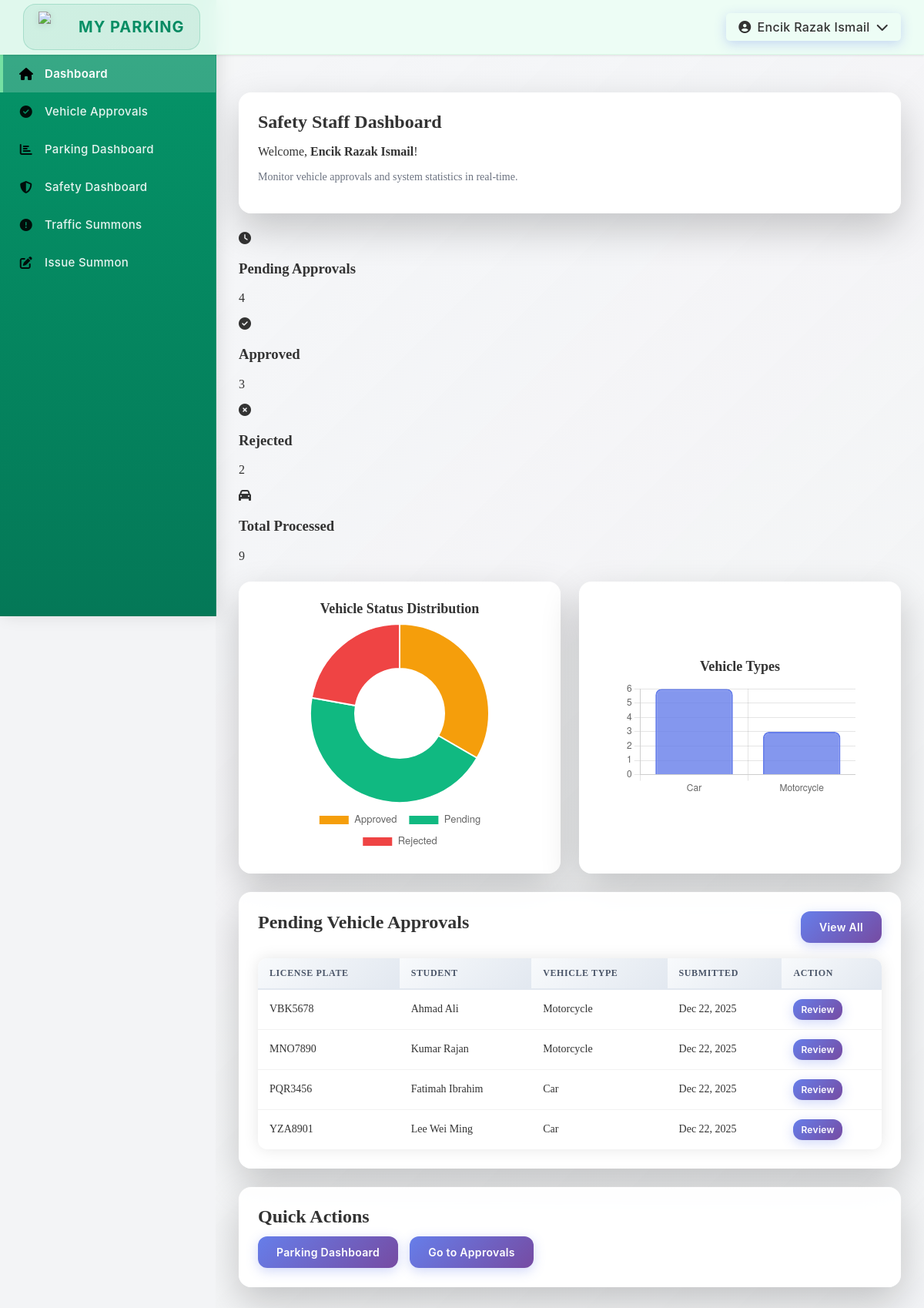
Page /staff.php (signed in) on the committed database.
### tables this page shows
CREATE TABLE Vehicle (
    vehicle_ID INT PRIMARY KEY AUTO_INCREMENT,
    user_ID VARCHAR(10) NOT NULL,
    vehicle_type VARCHAR(30) NOT NULL,
    vehicle_model VARCHAR(50) NULL,
    license_plate VARCHAR(15) NOT NULL,
    grant_document LONGBLOB NULL,
    grant_status VARCHAR(20) NOT NULL,
    rejection_reason TEXT NULL,
    created_at DATETIME NOT NULL DEFAULT CURRENT_TIMESTAMP,
    FOREIGN KEY (user_ID) REFERENCES User(user_ID) ON DELETE CASCADE ON UPDATE CASCADE
);

CREATE TABLE User (
    user_ID VARCHAR(10) PRIMARY KEY,
    username VARCHAR(20) NOT NULL,
    email VARCHAR(50) NOT NULL,
    phone_number VARCHAR(20) NULL,
    password VARCHAR(255) NOT NULL,
    user_type VARCHAR(20) NOT NULL,
    reset_token_hash VARCHAR(255) NULL,
    reset_expires_at DATETIME NULL,
    created_at DATETIME NOT NULL DEFAULT CURRENT_TIMESTAMP,
    updated_at DATETIME NOT NULL DEFAULT CURRENT_TIMESTAMP ON UPDATE CURRENT_TIMESTAMP
);

### module01/auth.php (called while the page is built, shortened)
<?php
function appUrl($path) {
    return APP_BASE_PATH . '/module01' . $path;
}
function currentUser() {
    return [
        'user_id' => $_SESSION['user_id'] ?? null,
        'username' => $_SESSION['username'] ?? null,
        'email' => $_SESSION['email'] ?? null,
        'user_type' => $_SESSION['user_type'] ?? null,
    ];
}
?>

### database/db_config.php (called while the page is built, shortened)
<?php
function getDB() {
    try {
        $dsn = "mysql:host=" . DB_HOST . ";dbname=" . DB_NAME . ";charset=utf8mb4";
        $pdo = new PDO($dsn, DB_USER, DB_PASS);
        $pdo->setAttribute(PDO::ATTR_ERRMODE, PDO::ERRMODE_EXCEPTION);
        $pdo->setAttribute(PDO::ATTR_DEFAULT_FETCH_MODE, PDO::FETCH_ASSOC);
        return $pdo;
    } catch(PDOException $e) {
        die("Connection failed: " . $e->getMessage());
    }
}
function getUserById($user_id) {
    $db = getDB();
    $sql = "SELECT * FROM User WHERE user_ID = :user_id";
    $stmt = $db->prepare($sql);
    $stmt->execute([':user_id' => $user_id]);
    return $stmt->fetch();
}
function getPendingVehicles(array $filters = []) {
    $db = getDB();
    $sql = "SELECT v.*, u.username, u.user_ID AS owner_id, u.email
            FROM Vehicle v
            JOIN User u ON v.user_ID = u.user_ID
            WHERE v.grant_status = 'Pending'";
    $params = [];
    $sql .= " ORDER BY v.created_at DESC";
    $stmt = $db->prepare($sql);
    $stmt->execute($params);
    return $stmt->fetchAll();
}
function getApprovedVehicles() {
    $db = getDB();
    $sql = "SELECT * FROM Vehicle WHERE grant_status = 'Approved' ORDER BY created_at DESC";
    $stmt = $db->query($sql);
    return $stmt->fetchAll();
}
function getRejectedVehicles() {
    $db = getDB();
    $sql = "SELECT * FROM Vehicle WHERE grant_status = 'Rejected' ORDER BY created_at DESC";
    $stmt = $db->query($sql);
    return $stmt->fetchAll();
}
?>

### staff.php (the view, shortened to what this page needs)
<?php
require_once __DIR__ . '/module01/auth.php';
require_once __DIR__ . '/layout.php';
require_once __DIR__ . '/database/db_config.php';
$user = currentUser();
$pendingVehicles = getPendingVehicles();
$approvedVehicles = getApprovedVehicles();
$rejectedVehicles = getRejectedVehicles();
$stats = [
    'pending' => count($pendingVehicles),
    'approved' => count($approvedVehicles),
    'rejected' => count($rejectedVehicles),
    'total_approvals' => count($approvedVehicles) + count($pendingVehicles) + count($rejectedVehicles)
];
$db = getDB();
$typeQuery = $db->query("
    SELECT vehicle_type, COUNT(*) as count
    FROM Vehicle
    GROUP BY vehicle_type
");
$vehicleTypes = $typeQuery->fetchAll(PDO::FETCH_ASSOC);
$statusQuery = $db->query("
    SELECT grant_status, COUNT(*) as count
    FROM Vehicle
    GROUP BY grant_status
");
$vehicleStatuses = $statusQuery->fetchAll(PDO::FETCH_ASSOC);
renderHeader('Safety Staff Dashboard');
?>
<div class="card">
    <h2>Safety Staff Dashboard</h2>
    <p>Welcome, <strong><?php echo htmlspecialchars($user['username']); ?></strong>!</p>
    <p style="color: #6b7280; font-size: 14px;">Monitor vehicle approvals and system statistics in real-time.</p>
</div>
<div class="stats-grid" style="margin-top: 24px;">
    <div class="stat-card pending">
        <div class="stat-icon">
            <i class="fas fa-clock"></i>
        </div>
        <div class="stat-content">
            <h3>Pending Approvals</h3>
            <p class="stat-number"><?php echo $stats['pending']; ?></p>
        </div>
    </div>
    <div class="stat-card approved">
        <div class="stat-icon">
            <i class="fas fa-check-circle"></i>
        </div>
        <div class="stat-content">
            <h3>Approved</h3>
            <p class="stat-number"><?php echo $stats['approved']; ?></p>
        </div>
    </div>
    <div class="stat-card rejected">
        <div class="stat-icon">
            <i class="fas fa-times-circle"></i>
        </div>
        <div class="stat-content">
            <h3>Rejected</h3>
            <p class="stat-number"><?php echo $stats['rejected']; ?></p>
        </div>
    </div>
    <div class="stat-card total">
        <div class="stat-icon">
            <i class="fas fa-car"></i>
        </div>
        <div class="stat-content">
            <h3>Total Processed</h3>
            <p class="stat-number"><?php echo $stats['total_approvals']; ?></p>
        </div>
    </div>
</div>
<div class="grid" style="margin-top: 24px; grid-template-columns: repeat(auto-fit, minmax(400px, 1fr)); gap: 24px;">
    <div class="card">
        <h3 style="margin-bottom: 20px;">Vehicle Status Distribution</h3>
        <div class="chart-container">
            <canvas id="statusChart"></canvas>
        </div>
    </div>
    <div class="card">
        <h3 style="margin-bottom: 20px;">Vehicle Types</h3>
        <div class="chart-container">
            <canvas id="typeChart"></canvas>
        </div>
    </div>
</div>
<div class="card" style="margin-top: 24px;">
    <div style="display: flex; justify-content: space-between; align-items: center; margin-bottom: 16px;">
        <h2>Pending Vehicle Approvals</h2>
        <a href="<?php echo appUrl('/safety/vehicle-approvals.php'); ?>" class="btn">View All</a>
    </div>
    <?php if ($pendingVehicles): ?>
        <table>
            <thead>
                <tr>
                    <th>License Plate</th>
                    <th>Student</th>
                    <th>Vehicle Type</th>
                    <th>Submitted</th>
                    <th>Action</th>
                </tr>
            </thead>
            <tbody>
                <?php
                $displayVehicles = array_slice($pendingVehicles, 0, 5);
                foreach ($displayVehicles as $vehicle):
                    $student = getUserById($vehicle['user_ID']);
                ?>
                    <tr>
                        <td><?php echo htmlspecialchars($vehicle['license_plate']); ?></td>
                        <td><?php echo htmlspecialchars($student['username'] ?? 'N/A'); ?></td>
                        <td><?php echo htmlspecialchars($vehicle['vehicle_type']); ?></td>
                        <td><?php echo date('M d, Y', strtotime($vehicle['created_at'])); ?></td>
                        <td>
                            <a href="<?php echo appUrl('/safety/vehicle-approvals.php?id=' . $vehicle['vehicle_ID']); ?>" class="btn" style="font-size: 12px; padding: 6px 10px;">Review</a>
                        </td>
                    </tr>
                <?php endforeach; ?>
            </tbody>
        </table>
    <?php else: ?>
        <p style="text-align: center; color: #6b7280; padding: 20px;">No pending vehicle approvals. All caught up!</p>
    <?php endif; ?>
</div>
<div class="card" style="margin-top: 24px;">
    <h2>Quick Actions</h2>
    <div class="actions">
        <a href="<?php echo APP_BASE_PATH . '/module02/admin/parkingDashboard.php'; ?>" class="btn">Parking Dashboard</a>
        <a href="<?php echo appUrl('/safety/vehicle-approvals.php'); ?>" class="btn">Go to Approvals</a>
    </div>
</div>
<script>
// Vehicle Status Chart
const statusCtx = document.getElementById('statusChart').getContext('2d');
const statusChart = new Chart(statusCtx, {
    type: 'doughnut',
    data: {
        labels: [<?php echo implode(',', array_map(function($s) { return "'" . $s['grant_status'] . "'"; }, $vehicleStatuses)); ?>],
        datasets: [{
            data: [<?php echo implode(',', array_column($vehicleStatuses, 'count')); ?>],
            backgroundColor: [
                '#f59e0b',  // Pending - amber
                '#10b981',  // Approved - green
                '#ef4444'   // Rejected - red
            ],
            borderWidth: 2,
            borderColor: '#fff'
        }]
    },
    options: {
        responsive: true,
        maintainAspectRatio: true,
        plugins: {
            legend: {
                position: 'bottom',
                labels: {
                    padding: 15,
                    font: {
                        size: 13
                    }
                }
            },
            tooltip: {
                callbacks: {
                    label: function(context) {
                        const label = context.label || '';
                        const value = context.parsed || 0;
                        const total = context.dataset.data.reduce((a, b) => a + b, 0);
                        const percentage = ((value / total) * 100).toFixed(1);
                        return `${label}: ${value} (${percentage}%)`;
                    }
                }
            }
        }
    }
});
// Vehicle Type Chart
const typeCtx = document.getElementById('typeChart').getContext('2d');
const typeChart = new Chart(typeCtx, {
    type: 'bar',
    data: {
        labels: [<?php echo implode(',', array_map(function($t) { return "'" . $t['vehicle_type'] . "'"; }, $vehicleTypes)); ?>],
        datasets: [{
            label: 'Number of Vehicles',
            data: [<?php echo implode(',', array_column($vehicleTypes, 'count')); ?>],
            backgroundColor: 'rgba(102, 126, 234, 0.8)',
            borderColor: 'rgba(102, 126, 234, 1)',
            borderWidth: 2,
            borderRadius: 8
        }]
    },
    options: {
        responsive: true,
        maintainAspectRatio: true,
        scales: {
            y: {
                beginAtZero: true,
                ticks: {
                    stepSize: 1
                }
            }
        },
        plugins: {
            legend: {
                display: false
            },
            tooltip: {
                callbacks: {
                    label: function(context) {
                        return `Vehicles: ${context.parsed.y}`;
                    }
                }
            }
        }
    }
});
</script>
<?php renderFooter(); ?>

### layout.php (shortened to what this page needs)
<?php
require_once __DIR__ . '/module01/auth.php';
function renderHeader($title = 'MyParking') {
    $user = currentUser();
    $role = $user['user_type'] ?? '';
    $bodyClass = '';
    if ($role === 'student') {
        $bodyClass = 'user-theme';
    } elseif ($role === 'fk_staff') {
        $bodyClass = 'admin-theme';
    } elseif ($role === 'safety_staff') {
        $bodyClass = 'staff-theme';
    }
    $currentPage = basename($_SERVER['PHP_SELF']);
    $currentPath = $_SERVER['REQUEST_URI'];
    function isActive($pageName, $currentPage, $currentPath = '') {
        if ($currentPage === $pageName) {
            return 'active';
        }
        return '';
    }
    ?>
    <!DOCTYPE html>
    <html lang="en">
    <head>
        <link rel="stylesheet" href="https://cdnjs.cloudflare.com/ajax/libs/font-awesome/6.4.2/css/all.min.css">
        <link rel="stylesheet" href="<?php echo APP_BASE_PATH . '/fonts/style.css'; ?>">
        <link rel="stylesheet" href="<?php echo APP_BASE_PATH . '/module01/module01.css'; ?>">
    </head>
    <body class="<?php echo htmlspecialchars($bodyClass); ?>">
        <div class="sidebar" id="sidebar">
            <nav class="sidebar-nav">
                <?php if ($role === 'student'): ?>
                    <a href="<?php echo htmlspecialchars(APP_BASE_PATH . '/user.php'); ?>" class="<?php echo isActive('user.php', $currentPage, $currentPath); ?>">
                        <i class="fas fa-home"></i> Dashboard
                    </a>
                    <a href="<?php echo appUrl('/student/vehicles.php'); ?>" class="<?php echo isActive('vehicles.php', $currentPage, $currentPath); ?>">
                        <i class="fas fa-car"></i> Vehicles
                    </a>
                    <a href="<?php echo APP_BASE_PATH . '/module03/student/parking_booking.php'; ?>" class="<?php echo isActive('parking_booking.php', $currentPage, $currentPath); ?>">
                        <i class="fas fa-calendar-check"></i> Parking Booking
                    </a>
                    <a href="<?php echo APP_BASE_PATH . '/module02/student/parkingAvailability.php'; ?>" class="<?php echo isActive('parkingAvailability.php', $currentPage, $currentPath); ?>">
                        <i class="fas fa-chart-bar"></i> Parking Availability
                    </a>
                    <a href="<?php echo APP_BASE_PATH . '/module03/student/my_bookings.php'; ?>" class="<?php echo isActive('my_bookings.php', $currentPage, $currentPath); ?>">
                        <i class="fas fa-clipboard-list"></i> My Bookings
                    </a>
                    <a href="<?php echo APP_BASE_PATH . '/module04/student/my_summons.php'; ?>" class="<?php echo isActive('my_summons.php', $currentPage, $currentPath); ?>">
                        <i class="fas fa-file-invoice"></i> My Summons
                    </a>
                    <a href="<?php echo APP_BASE_PATH . '/module04/student/demerit_points.php'; ?>" class="<?php echo isActive('demerit_points.php', $currentPage, $currentPath); ?>">
                        <i class="fas fa-exclamation-triangle"></i> Demerit Points
                    </a>
                <?php elseif ($role === 'safety_staff'): ?>
                    <a href="<?php echo htmlspecialchars(APP_BASE_PATH . '/staff.php'); ?>" class="<?php echo isActive('staff.php', $currentPage, $currentPath); ?>">
                        <i class="fas fa-home"></i> Dashboard
                    </a>
                    <a href="<?php echo appUrl('/safety/vehicle-approvals.php'); ?>" class="<?php echo isActive('vehicle-approvals.php', $currentPage, $currentPath); ?>">
                        <i class="fas fa-check-circle"></i> Vehicle Approvals
                    </a>
                    <a href="<?php echo APP_BASE_PATH . '/module02/admin/parkingDashboard.php'; ?>" class="<?php echo isActive('parkingDashboard.php', $currentPage, $currentPath); ?>">
                        <i class="fas fa-chart-bar"></i> Parking Dashboard
                    </a>
                    <a href="<?php echo APP_BASE_PATH . '/module04/safety/safety_dashboard.php'; ?>" class="<?php echo isActive('safety_dashboard.php', $currentPage, $currentPath); ?>">
                        <i class="fas fa-shield-alt"></i> Safety Dashboard
                    </a>
                    <a href="<?php echo APP_BASE_PATH . '/module04/safety/traffic_summons.php'; ?>" class="<?php echo isActive('traffic_summons.php', $currentPage, $currentPath); ?>">
                        <i class="fas fa-exclamation-circle"></i> Traffic Summons
                    </a>
                    <a href="<?php echo APP_BASE_PATH . '/module04/safety/issue_summon.php'; ?>" class="<?php echo isActive('issue_summon.php', $currentPage, $currentPath); ?>">
                        <i class="fas fa-edit"></i> Issue Summon
                    </a>
                <?php endif; ?>
            </nav>
        </div>
        <div class="top-header">
            <div class="header-left">
                <span class="system-logo">
                    <img src="<?php echo APP_BASE_PATH . '/images/ump.png'; ?>" alt="UMP Logo">
                    MY PARKING
                </span>
            </div>
            <div class="header-right">
                <?php if (!empty($user['username'])): ?>
                    <div class="user-dropdown">
                        <button class="dropdown-toggle" type="button" id="userDropdownBtn">
                            <i class="fas fa-user-circle"></i>
                            <span><?php echo htmlspecialchars($user['username']); ?></span>
                            <i class="fas fa-chevron-down"></i>
                        </button>
                    </div>
                <?php endif; ?>
            </div>
        </div>
        <main class="main-content">
    <?php
}
function renderFooter() {
    ?>
        </main>
    </body>
    </html>
    <?php
}
?>

### rows in the picture
vehicle: license_plate "VBK5678", user_ID.username "Ahmad Ali", vehicle_type "Motorcycle", created_at "Dec 22, 2025"
vehicle: license_plate "MNO7890", user_ID.username "Kumar Rajan", vehicle_type "Motorcycle", created_at "Dec 22, 2025"
vehicle: license_plate "PQR3456", user_ID.username "Fatimah Ibrahim", vehicle_type "Car", created_at "Dec 22, 2025"
vehicle: license_plate "YZA8901", user_ID.username "Lee Wei Ming", vehicle_type "Car", created_at "Dec 22, 2025"

### other values in the picture
$user['username'] "Encik Razak Ismail"
$stats['pending'] "4"
$stats['approved'] "3"
$stats['rejected'] "2"
$stats['total_approvals'] "9"
chart data {{ implode(',', array_column($vehicleStatuses, 'count')) }} 3,4,2
chart data {{ implode(',', array_column($vehicleTypes, 'count')) }} 6,3
